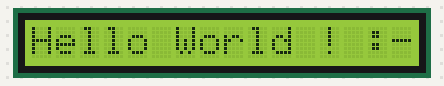
This sketch was run on a simulated Arduino Uno, built with avr-gcc and run on an emulated ATmega328P. Parts: 16×1 character LCD.

Above: at 0.1 s.
At 3.1 s:
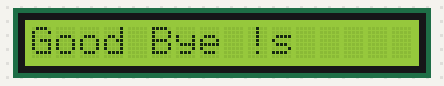

The sketch:

HelloLCD.ino
```cpp
#include <LiquidCrystal.h>
LiquidCrystal lcd(5,6,7,8,9,10);

void setup()
{
  //pinMode(13, OUTPUT);
  lcd.begin(16,1);
}

void loop()
{
  //digitalWrite(13, HIGH);
  lcd.print("Hello World ! :-)");
  delay(3000);
  lcd.clear();
  lcd.print("Good Bye !s");
  delay(3000);
  lcd.clear();
  //digitalWrite(13, LOW);
}
```

Measured:
- what the display in image 1 shows lasts 3.0 s, from 3.1 s to 6.1 s
